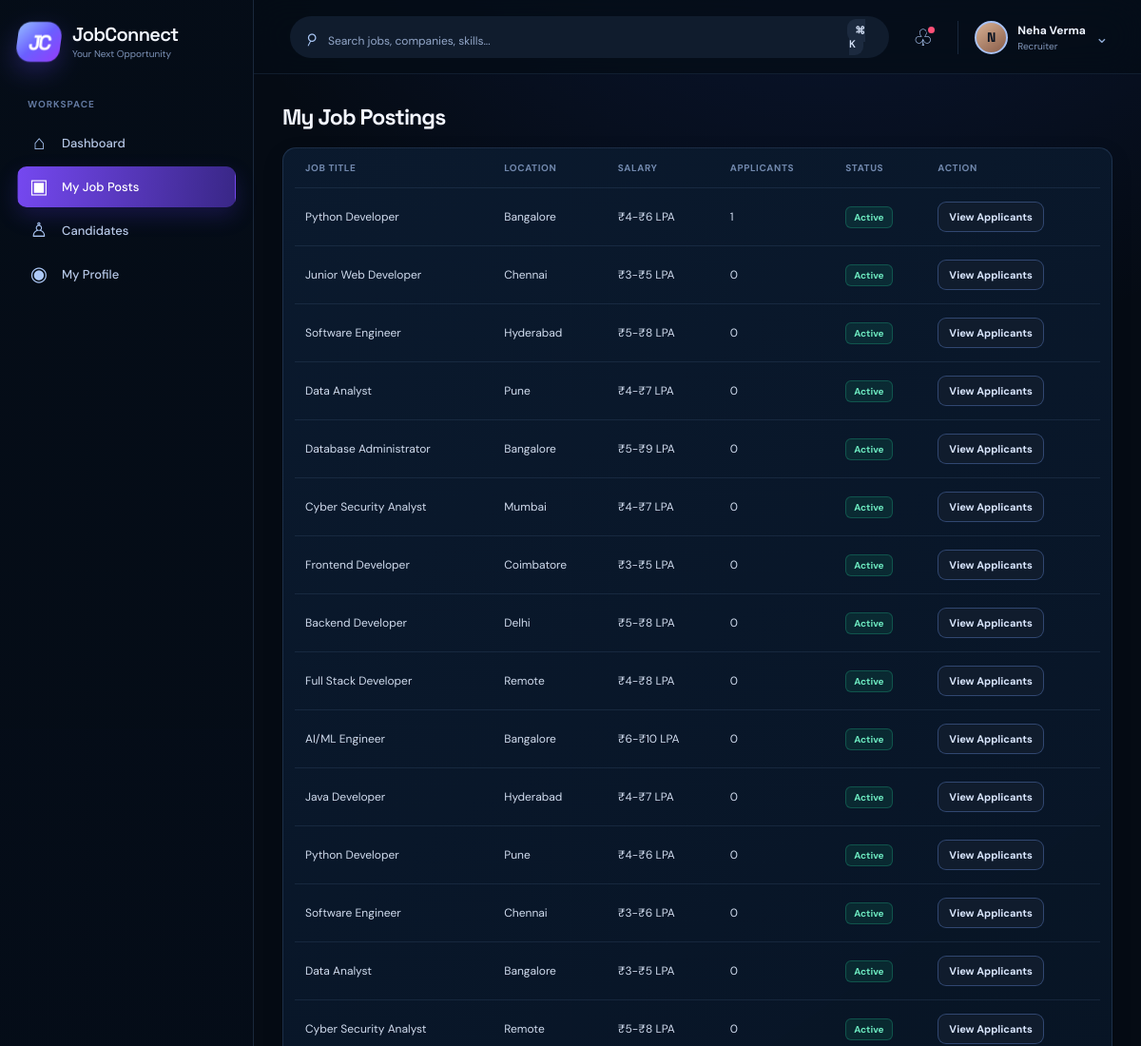
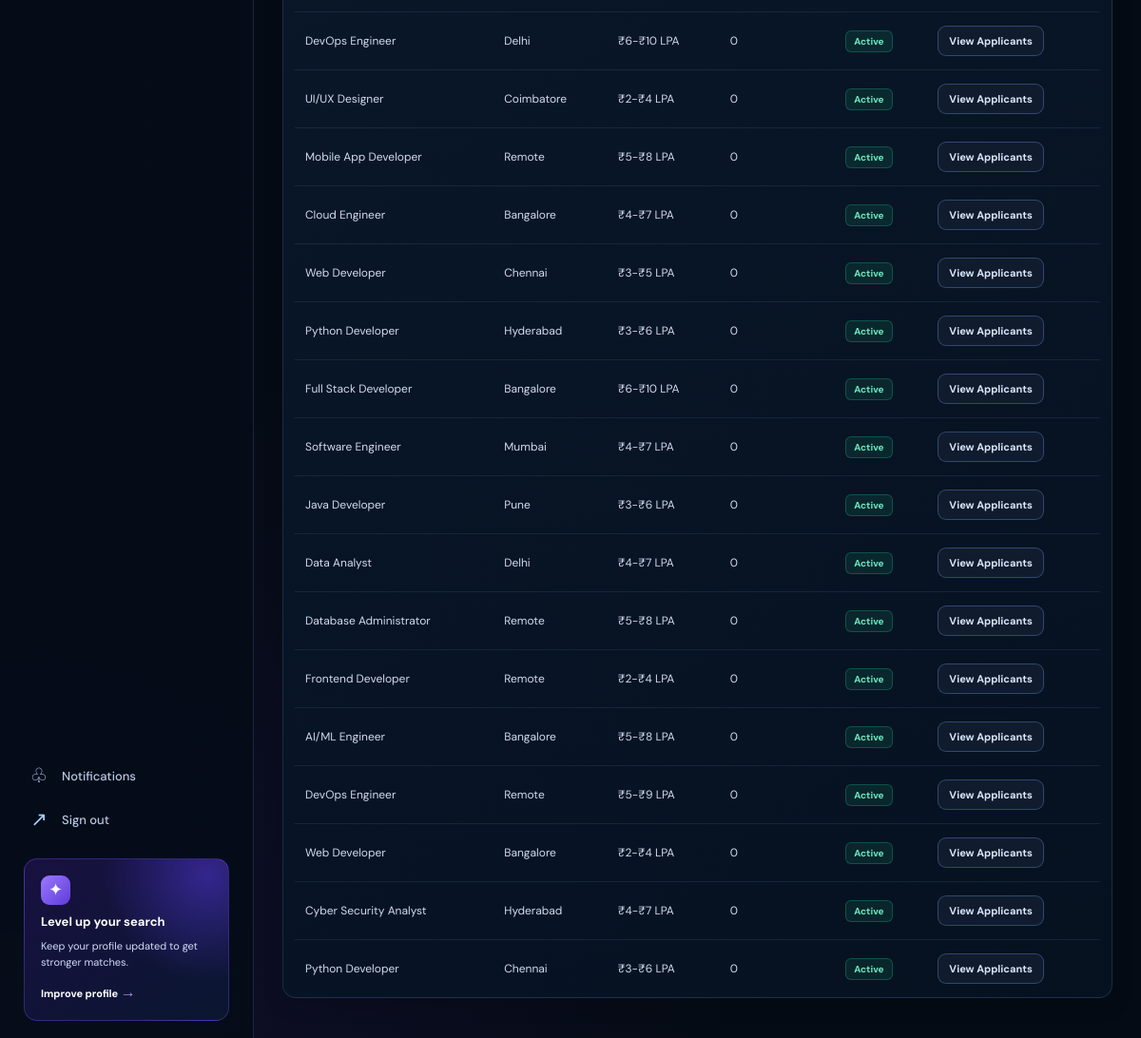
The app's page /recruiter/jobs (signed in) with its own data (2 pictures, top to bottom).
### tables this page shows
CREATE TABLE users (
            id INTEGER PRIMARY KEY AUTOINCREMENT,
            username TEXT UNIQUE NOT NULL,
            full_name TEXT NOT NULL,
            email TEXT UNIQUE NOT NULL,
            phone TEXT,
            password_hash TEXT NOT NULL,
            role TEXT NOT NULL,
            location TEXT,
            profile_image TEXT,
            created_at TEXT NOT NULL DEFAULT CURRENT_TIMESTAMP
        );

CREATE TABLE jobs (
            id INTEGER PRIMARY KEY AUTOINCREMENT,
            company_id INTEGER,
            recruiter_id INTEGER,
            title TEXT NOT NULL,
            description TEXT,
            responsibilities TEXT,
            required_skills TEXT,
            preferred_skills TEXT,
            location TEXT,
            salary_min INTEGER,
            salary_max INTEGER,
            employment_type TEXT,
            workplace_type TEXT,
            experience_level TEXT,
            education TEXT,
            deadline TEXT,
            status TEXT DEFAULT 'active',
            created_at TEXT NOT NULL DEFAULT CURRENT_TIMESTAMP,
            FOREIGN KEY(company_id) REFERENCES companies(id),
            FOREIGN KEY(recruiter_id) REFERENCES users(id)
        );

### backend/app.py (the view)
@app.route("/recruiter/jobs")
@login_required
@role_required("recruiter")
def recruiter_jobs():
    user = get_current_user()
    conn = get_db_connection()
    jobs_list = conn.execute(
        "SELECT j.*, c.company_name, (SELECT COUNT(*) FROM applications a WHERE a.job_id = j.id) AS applicant_count FROM jobs j LEFT JOIN companies c ON c.id = j.company_id WHERE j.recruiter_id = ? ORDER BY j.created_at DESC",
        (user["id"],),
    ).fetchall()
    conn.close()
    return render_template("recruiter_jobs.html", jobs=[dict(row) for row in jobs_list], user=user)

### backend/app.py (called while the page is built, shortened)
def login_required(view):
    @wraps(view)
    def wrapped(*args, **kwargs):
        if not session.get("user_id"):
            flash("Please log in to continue.", "error")
            return redirect(url_for("login"))
        return view(*args, **kwargs)
    return wrapped

def role_required(*roles):
    def decorator(view):
        @wraps(view)
        def wrapped(*args, **kwargs):
            if not session.get("user_id"):
                flash("Please log in to continue.", "error")
                return redirect(url_for("login"))
            user = get_current_user()
            if user and user["role"] in roles:
                return view(*args, **kwargs)
            flash("You are not authorized to access this page.", "error")
            return redirect(url_for("dashboard"))
        return wrapped
    return decorator

def get_current_user():
    user_id = session.get("user_id")
    if not user_id:
        return None
    conn = get_db_connection()
    user = conn.execute("SELECT * FROM users WHERE id = ?", (user_id,)).fetchone()
    conn.close()
    return dict(user) if user else None

def ensure_demo_data():
    conn = get_db_connection()
    user_count = conn.execute("SELECT COUNT(*) FROM users").fetchone()[0]
    if user_count > 0:
        conn.close()
        return

@app.before_request
def setup_demo_data():
    init_db()
    ensure_demo_data()

@app.context_processor
def inject_user():
    return {"current_user": get_current_user()}

### backend/database.py (called while the page is built)
def get_db_connection():
    conn = sqlite3.connect(DB_PATH)
    conn.row_factory = sqlite3.Row
    return conn

### frontend/templates/recruiter_jobs.html (shortened to what this page needs)
{% extends 'base.html' %}
{% block content %}
<div class="container">
  <div class="section-heading">
    <h2>My Job Postings</h2>
  </div>
  <div class="table-wrap">
    <table>
      <thead>
        <tr>
          <th>Job Title</th>
          <th>Location</th>
          <th>Salary</th>
          <th>Applicants</th>
          <th>Status</th>
          <th>Action</th>
        </tr>
      </thead>
      <tbody>
        {% for job in jobs %}
        <tr>
          <td>{{ job.title }}</td>
          <td>{{ job.location }}</td>
          <td>₹{{ job.salary_min }}-₹{{ job.salary_max }} LPA</td>
          <td>{{ job.applicant_count or 0 }}</td>
          <td><span class="badge success">{{ job.status }}</span></td>
          <td><a href="{{ url_for('recruiter_applicants') }}" class="btn btn-secondary btn-sm">View Applicants</a></td>
        </tr>
        {% else %}
        <tr><td colspan="6">No jobs posted yet.</td></tr>
        {% endfor %}
      </tbody>
    </table>
  </div>
</div>
{% endblock %}

### frontend/templates/base.html (shortened to what this page needs)
<!DOCTYPE html>
<html lang="en">
  <head>
    <link rel="stylesheet" href="{{ url_for('static', filename='css/style.css', v='8') }}" />
  </head>
  <body>
    {% set active = request.endpoint or '' %}
    <div class="page-shell {% if current_user %}signed-in{% else %}guest-shell{% endif %}">
      {% if current_user %}
      <aside class="sidebar" id="sidebar">
        <a class="brand-wrap" href="{{ url_for('dashboard') }}" aria-label="JobConnect dashboard">
          <span class="brand-mark">JC</span>
          <span><span class="brand-name">JobConnect</span><span class="brand-tag">Your Next Opportunity</span></span>
        </a>
        <nav class="sidebar-nav" aria-label="Main navigation">
          <p class="nav-label">Workspace</p>
          <a class="nav-link {% if active == 'dashboard' %}active{% endif %}" href="{{ url_for('dashboard') }}"><span class="nav-icon">⌂</span>Dashboard</a>
          {% if current_user.role == 'job_seeker' %}
          <a class="nav-link {% if active == 'profile' %}active{% endif %}" href="{{ url_for('profile') }}"><span class="nav-icon">♙</span>My Profile</a>
          <a class="nav-link {% if active == 'jobs' or active == 'search_results' or active == 'job_detail' %}active{% endif %}" href="{{ url_for('jobs') }}"><span class="nav-icon">⌕</span>Find Jobs</a>
          <a class="nav-link {% if active == 'saved_jobs' %}active{% endif %}" href="{{ url_for('saved_jobs') }}"><span class="nav-icon">♡</span>Saved Jobs</a>
          <a class="nav-link {% if active == 'applications_page' or active == 'application_detail' %}active{% endif %}" href="{{ url_for('applications_page') }}"><span class="nav-icon">▣</span>Applications</a>
          <a class="nav-link {% if active == 'interviews_page' or active == 'interview_detail' %}active{% endif %}" href="{{ url_for('interviews_page') }}"><span class="nav-icon">□</span>Interviews</a>
          <a class="nav-link {% if active == 'resume_management' %}active{% endif %}" href="{{ url_for('resume_management') }}"><span class="nav-icon">▤</span>Resume</a>
          <a class="nav-link {% if active == 'job_alerts' %}active{% endif %}" href="{{ url_for('job_alerts') }}"><span class="nav-icon">◉</span>Job Alerts</a>
          {% elif current_user.role == 'recruiter' %}
          <a class="nav-link {% if active == 'recruiter_jobs' %}active{% endif %}" href="{{ url_for('recruiter_jobs') }}"><span class="nav-icon">▣</span>My Job Posts</a>
          <a class="nav-link {% if active == 'recruiter_applicants' %}active{% endif %}" href="{{ url_for('recruiter_applicants') }}"><span class="nav-icon">♙</span>Candidates</a>
          <a class="nav-link {% if active == 'profile' %}active{% endif %}" href="{{ url_for('profile') }}"><span class="nav-icon">◉</span>My Profile</a>
          {% else %}
          <a class="nav-link {% if active == 'admin_users' %}active{% endif %}" href="{{ url_for('admin_users') }}"><span class="nav-icon">♙</span>Users</a>
          <a class="nav-link {% if active == 'admin_jobs' %}active{% endif %}" href="{{ url_for('admin_jobs') }}"><span class="nav-icon">▣</span>Job Listings</a>
          {% endif %}
        </nav>
        <div class="sidebar-bottom">
          <a class="nav-link {% if active == 'notifications_page' %}active{% endif %}" href="{{ url_for('notifications_page') }}"><span class="nav-icon">♧</span>Notifications</a>
          <a class="nav-link" href="{{ url_for('logout') }}"><span class="nav-icon">↗</span>Sign out</a>
          <div class="upgrade-card">
            <span class="upgrade-icon">✦</span><strong>Level up your search</strong>
            <span>Keep your profile updated to get stronger matches.</span>
            <a href="{{ url_for('profile') if current_user.role != 'admin' else url_for('dashboard') }}">Improve profile <b>→</b></a>
          </div>
        </div>
      </aside>
      <div class="workspace">
        <header class="topbar">
          <form method="GET" action="{{ url_for('search_results') }}" class="search-form">
            <span class="search-icon">⌕</span><input type="text" name="q" placeholder="Search jobs, companies, skills..." value="{{ request.args.get('q', '') }}" />
            <button type="submit" aria-label="Search">Search <kbd>⌘ K</kbd></button>
          </form>
          <div class="topbar-actions">
            <a href="{{ url_for('notifications_page') }}" class="round-action" aria-label="Notifications">♧</a>
            <a href="{{ url_for('profile') if current_user.role != 'admin' else url_for('dashboard') }}" class="user-menu"><span class="avatar">{{ current_user.full_name[:1]|upper }}</span><span class="user-menu-text"><b>{{ current_user.full_name }}</b><small>{{ current_user.role|replace('_', ' ')|title }}</small></span><span class="chevron">⌄</span></a>
          </div>
        </header>
      {% endif %}
      <main class="{% if current_user %}main-content{% else %}landing-main{% endif %}">{% block content %}{% endblock %}</main>
      {% if current_user %}</div>{% endif %}
    </div>
  </body>
</html>

### records on screen
users: full_name "N", full_name "Neha Verma", role "Recruiter"
jobs: title "Python Developer", location "Bangalore", salary_min "4", salary_max "6", applicant_count "1", status "Active"
jobs: title "Junior Web Developer", location "Chennai", salary_min "3", salary_max "5", applicant_count "0", status "Active"
jobs: title "Software Engineer", location "Hyderabad", salary_min "5", salary_max "8", applicant_count "0", status "Active"
jobs: title "Data Analyst", location "Pune", salary_min "4", salary_max "7", applicant_count "0", status "Active"
jobs: title "Database Administrator", location "Bangalore", salary_min "5", salary_max "9", applicant_count "0", status "Active"
jobs: title "Cyber Security Analyst", location "Mumbai", salary_min "4", salary_max "7", applicant_count "0", status "Active"
jobs: title "Frontend Developer", location "Coimbatore", salary_min "3", salary_max "5", applicant_count "0", status "Active"
jobs: title "Backend Developer", location "Delhi", salary_min "5", salary_max "8", applicant_count "0", status "Active"
jobs: title "Full Stack Developer", location "Remote", salary_min "4", salary_max "8", applicant_count "0", status "Active"
jobs: title "AI/ML Engineer", location "Bangalore", salary_min "6", salary_max "10", applicant_count "0", status "Active"
jobs: title "Java Developer", location "Hyderabad", salary_min "4", salary_max "7", applicant_count "0", status "Active"
jobs: title "Python Developer", location "Pune", salary_min "4", salary_max "6", applicant_count "0", status "Active"
jobs: title "Software Engineer", location "Chennai", salary_min "3", salary_max "6", applicant_count "0", status "Active"
jobs: title "Data Analyst", location "Bangalore", salary_min "3", salary_max "5", applicant_count "0", status "Active"
jobs: title "Cyber Security Analyst", location "Remote", salary_min "5", salary_max "8", applicant_count "0", status "Active"
jobs: title "DevOps Engineer", location "Delhi", salary_min "6", salary_max "10", applicant_count "0", status "Active"
jobs: title "UI/UX Designer", location "Coimbatore", salary_min "2", salary_max "4", applicant_count "0", status "Active"
jobs: title "Mobile App Developer", location "Remote", salary_min "5", salary_max "8", applicant_count "0", status "Active"
jobs: title "Cloud Engineer", location "Bangalore", salary_min "4", salary_max "7", applicant_count "0", status "Active"
jobs: title "Web Developer", location "Chennai", salary_min "3", salary_max "5", applicant_count "0", status "Active"
jobs: title "Python Developer", location "Hyderabad", salary_min "3", salary_max "6", applicant_count "0", status "Active"
jobs: title "Full Stack Developer", location "Bangalore", salary_min "6", salary_max "10", applicant_count "0", status "Active"
jobs: title "Software Engineer", location "Mumbai", salary_min "4", salary_max "7", applicant_count "0", status "Active"
jobs: title "Java Developer", location "Pune", salary_min "3", salary_max "6", applicant_count "0", status "Active"
jobs: title "Data Analyst", location "Delhi", salary_min "4", salary_max "7", applicant_count "0", status "Active"
jobs: title "Database Administrator", location "Remote", salary_min "5", salary_max "8", applicant_count "0", status "Active"
jobs: title "Frontend Developer", location "Remote", salary_min "2", salary_max "4", applicant_count "0", status "Active"
jobs: title "AI/ML Engineer", location "Bangalore", salary_min "5", salary_max "8", applicant_count "0", status "Active"
jobs: title "DevOps Engineer", location "Remote", salary_min "5", salary_max "9", applicant_count "0", status "Active"
jobs: title "Web Developer", location "Bangalore", salary_min "2", salary_max "4", applicant_count "0", status "Active"
jobs: title "Cyber Security Analyst", location "Hyderabad", salary_min "4", salary_max "7", applicant_count "0", status "Active"
jobs: title "Python Developer", location "Chennai", salary_min "3", salary_max "6", applicant_count "0", status "Active"
